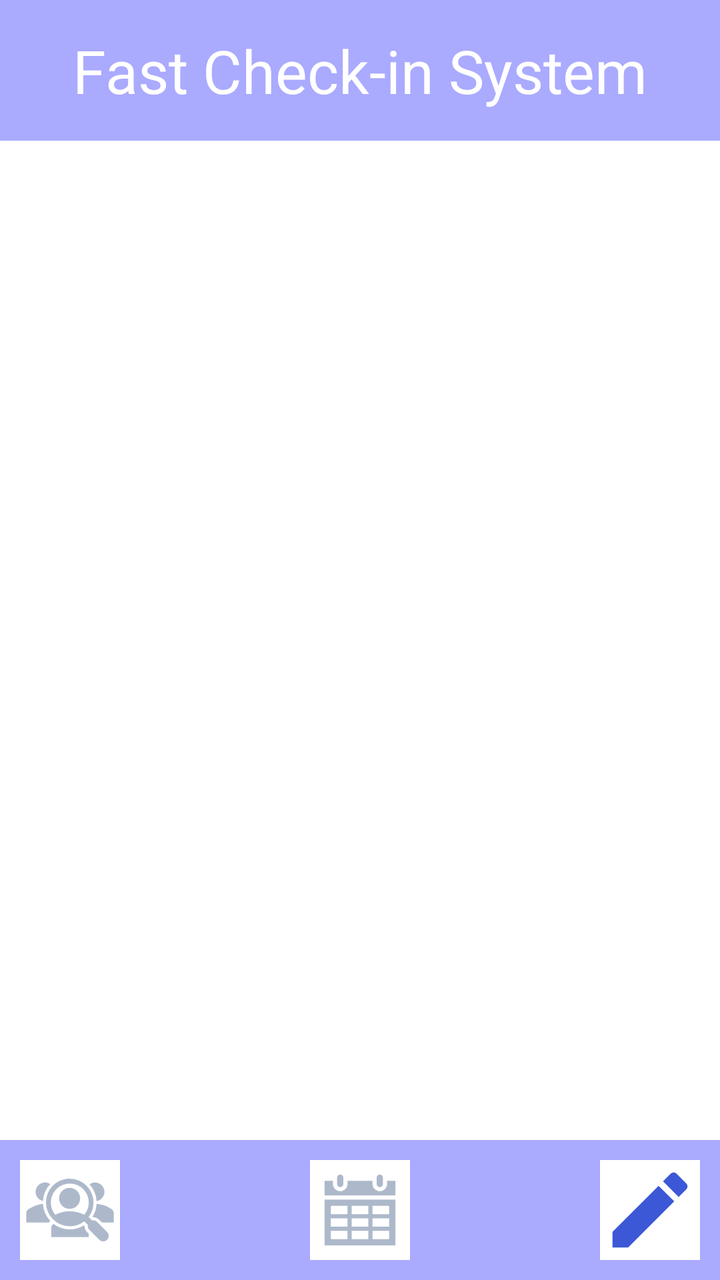
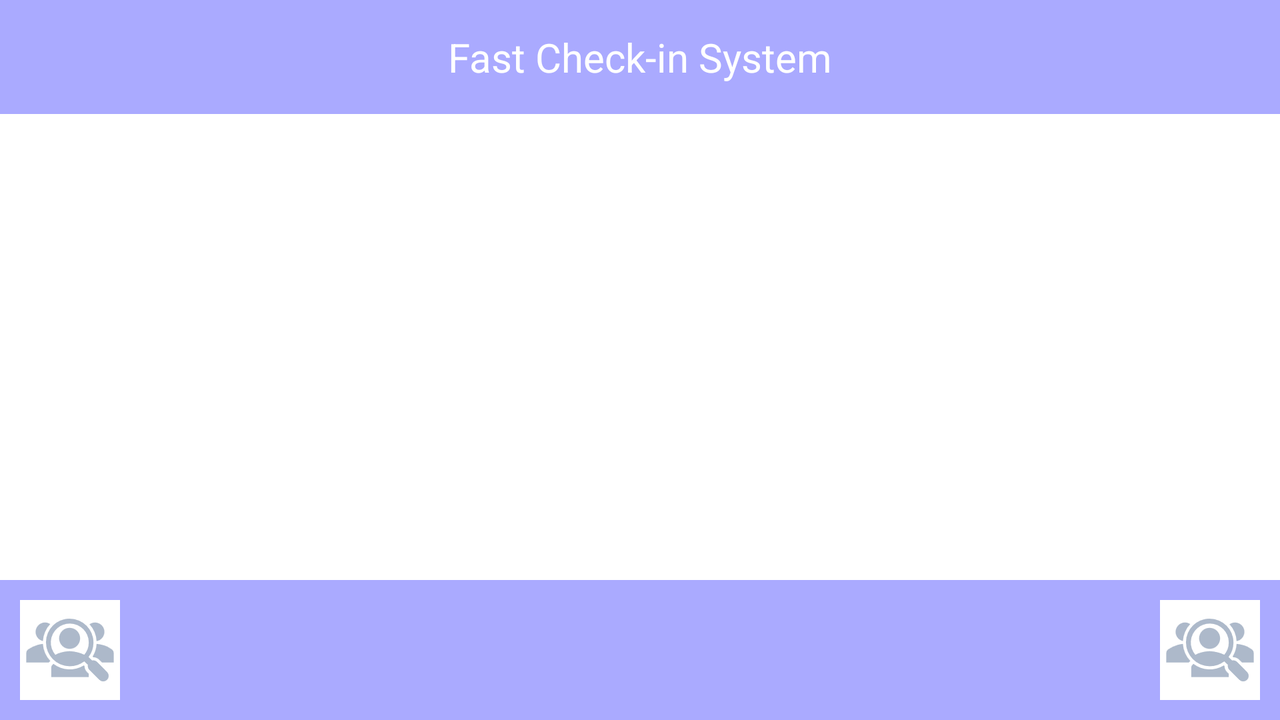

An Android layout and its configuration variant, each rendered on a device that would load it. The default file and the variant file are quoted in full after the pictures.
<!-- AndroidManifest.xml: application theme Theme.FCIS_002 -->
<!-- res/layout/fragment_new_dash_board.xml -->
<?xml version="1.0" encoding="utf-8"?>
<FrameLayout xmlns:android="http://schemas.android.com/apk/res/android"
    xmlns:app="http://schemas.android.com/apk/res-auto"
    xmlns:tools="http://schemas.android.com/tools"
    android:layout_width="match_parent"
    android:layout_height="match_parent"
    tools:context=".NewDashBoard">

    

    <androidx.appcompat.widget.Toolbar
        app:contentInsetEnd="0dp"
        app:contentInsetStart="0dp"
        android:id="@+id/toolbar"
        android:layout_width="match_parent"
        android:layout_height="wrap_content"
        android:layout_gravity="bottom"
        android:padding="0dp"
        android:background="?attr/colorPrimary"
        android:minHeight="?attr/actionBarSize"
        android:theme="?attr/actionBarTheme">

        <ImageView
            android:id="@+id/imgNew"
            android:layout_width="50sp"
            android:layout_height="50sp"
            android:layout_gravity="start"
            android:src="@drawable/walkin"
            android:background="@color/white"
            android:layout_margin="10dp"
            android:text="New"
            />

        <ImageView
            android:id="@+id/imgAppointment"
            android:layout_width="50sp"
            android:layout_height="50sp"
            android:layout_gravity="center_horizontal"
            android:src="@drawable/appointment"
            android:background="@color/white"
            android:layout_margin="10dp"
            android:text="New"
            />

        <ImageView
            android:id="@+id/imgList"
            android:layout_width="50sp"
            android:layout_height="50sp"
            android:layout_gravity="end"
            android:src="@drawable/edit"
            android:background="@color/white"
            android:layout_margin="10dp"
            android:text="Walkin"
            />
    </androidx.appcompat.widget.Toolbar>

    <com.google.android.material.appbar.MaterialToolbar
        android:id="@+id/materialToolbar"
        app:contentInsetEnd="0dp"
        app:contentInsetStart="0dp"
        android:layout_width="match_parent"
        android:layout_height="wrap_content"
        android:layout_gravity="start"
        android:background="?attr/colorPrimary"
        android:minHeight="?attr/actionBarSize"
        android:theme="?attr/actionBarTheme" >
        <TextView
            android:id="@+id/txtTitle"
            android:layout_gravity="center_horizontal"
            android:textColor="@color/white"
            android:textSize="30sp"
            android:text="Fast Check-in System"
            android:padding="15dp"
            android:layout_width="wrap_content"
            android:layout_height="wrap_content"/>
    </com.google.android.material.appbar.MaterialToolbar>

    <ScrollView
        android:id="@+id/sv1"
        android:layout_width="fill_parent"
        android:layout_height="456dp"
        android:layout_gravity="center_horizontal"
        android:layout_marginTop="75dp"
        android:layout_marginBottom="125dp"
        android:visibility="visible">

        <GridLayout
            android:id="@+id/glData"
            android:layout_width="fill_parent"
            android:layout_height="fill_parent"
            android:layout_gravity="center_horizontal"
            android:columnCount="2" />
    </ScrollView>

</FrameLayout>
<!-- resources referenced by this layout -->
<resources>
  <color name="white">#FFFFFFFF</color>
  <!-- drawable appointment: png bitmap (drawable, 1904 bytes) -->
  <!-- drawable edit (drawable) -->
  <vector android:height="24dp" android:tint="#3C58D6"
      android:viewportHeight="24" android:viewportWidth="24"
      android:width="24dp" xmlns:android="http://schemas.android.com/apk/res/android">
      <path android:fillColor="@android:color/white" android:pathData="M3,17.25V21h3.75L17.81,9.94l-3.75,-3.75L3,17.25zM20.71,7.04c0.39,-0.39 0.39,-1.02 0,-1.41l-2.34,-2.34c-0.39,-0.39 -1.02,-0.39 -1.41,0l-1.83,1.83 3.75,3.75 1.83,-1.83z"/>
  </vector>
  <!-- drawable walkin: png bitmap (drawable, 4191 bytes) -->
  <style name="Theme.FCIS_002" parent="Theme.MaterialComponents.DayNight.DarkActionBar">
          
          <item name="colorPrimary">@color/purple_500</item>
          <item name="colorPrimaryVariant">@color/purple_700</item>
          <item name="colorOnPrimary">@color/white</item>
          
          <item name="colorSecondary">@color/teal_200</item>
          <item name="colorSecondaryVariant">@color/teal_700</item>
          <item name="colorOnSecondary">@color/black</item>
          
          <item name="android:statusBarColor">?attr/colorPrimaryVariant</item>
          
      </style>
  <color name="purple_500">#aaaaff</color>
  <color name="purple_700">#FF3700B3</color>
  <color name="teal_200">#FF03DAC5</color>
  <color name="teal_700">#FF018786</color>
  <color name="black">#FF000000</color>
</resources>
<!-- res/layout-land/fragment_new_dash_board.xml (the repository's variant of the layout above) -->
<!-- drawn on the phone turned sideways -->
<?xml version="1.0" encoding="utf-8"?>
<FrameLayout xmlns:android="http://schemas.android.com/apk/res/android"
    xmlns:app="http://schemas.android.com/apk/res-auto"
    xmlns:tools="http://schemas.android.com/tools"
    android:layout_width="match_parent"
    android:layout_height="match_parent"
    tools:context=".NewDashBoard">

    

    <androidx.appcompat.widget.Toolbar
        android:id="@+id/toolbar"
        android:layout_width="match_parent"
        android:layout_height="70sp"
        android:layout_gravity="bottom"
        android:background="?attr/colorPrimary"
        android:minHeight="?attr/actionBarSize"
        android:padding="0dp"
        android:theme="?attr/actionBarTheme"
        app:contentInsetEnd="0dp"
        app:contentInsetStart="0dp">

        <ImageView
            android:layout_width="50sp"
            android:layout_height="50sp"
            android:layout_gravity="start"
            android:layout_margin="10dp"
            android:background="@color/white"
            android:src="@drawable/walkin"
            android:text="New" />

        <ImageView
            android:layout_width="50sp"
            android:layout_height="50sp"
            android:layout_gravity="end"
            android:layout_margin="10dp"
            android:background="@color/white"
            android:src="@drawable/walkin"
            android:text="Walkin" />
    </androidx.appcompat.widget.Toolbar>

    <com.google.android.material.appbar.MaterialToolbar
        android:id="@+id/materialToolbar"
        android:layout_width="match_parent"
        android:layout_height="wrap_content"
        android:layout_gravity="start"
        android:background="?attr/colorPrimary"
        android:minHeight="?attr/actionBarSize"
        android:theme="?attr/actionBarTheme" >

        <TextView
            android:id="@+id/txtTitle"
            android:layout_width="wrap_content"
            android:layout_height="wrap_content"
            android:layout_gravity="center_horizontal"
            android:padding="15dp"
            android:text="Fast Check-in System"
            android:textColor="@color/white"
            android:textSize="20sp" />
    </com.google.android.material.appbar.MaterialToolbar>

    <ScrollView
        android:layout_width="wrap_content"
        android:layout_height="wrap_content"
        android:layout_gravity="center_horizontal"
        android:layout_marginTop="75dp"
        android:layout_marginBottom="125dp">
    <GridLayout
        android:id="@+id/glData"
        android:layout_width="wrap_content"
        android:layout_height="wrap_content"
        android:columnCount="2"
        android:orientation="vertical"/>
    </ScrollView>

</FrameLayout>
<!-- resources referenced by the variant -->
<!-- as the phone turned sideways resolves them -->
<resources>
  <color name="white">#FFFFFFFF</color>
  <!-- drawable walkin: png bitmap (drawable, 4191 bytes) -->
  <style name="Theme.FCIS_002" parent="Theme.MaterialComponents.DayNight.DarkActionBar">
          
          <item name="colorPrimary">@color/purple_500</item>
          <item name="colorPrimaryVariant">@color/purple_700</item>
          <item name="colorOnPrimary">@color/white</item>
          
          <item name="colorSecondary">@color/teal_200</item>
          <item name="colorSecondaryVariant">@color/teal_700</item>
          <item name="colorOnSecondary">@color/black</item>
          
          <item name="android:statusBarColor">?attr/colorPrimaryVariant</item>
          
      </style>
  <color name="purple_500">#aaaaff</color>
  <color name="purple_700">#FF3700B3</color>
  <color name="teal_200">#FF03DAC5</color>
  <color name="teal_700">#FF018786</color>
  <color name="black">#FF000000</color>
</resources>
